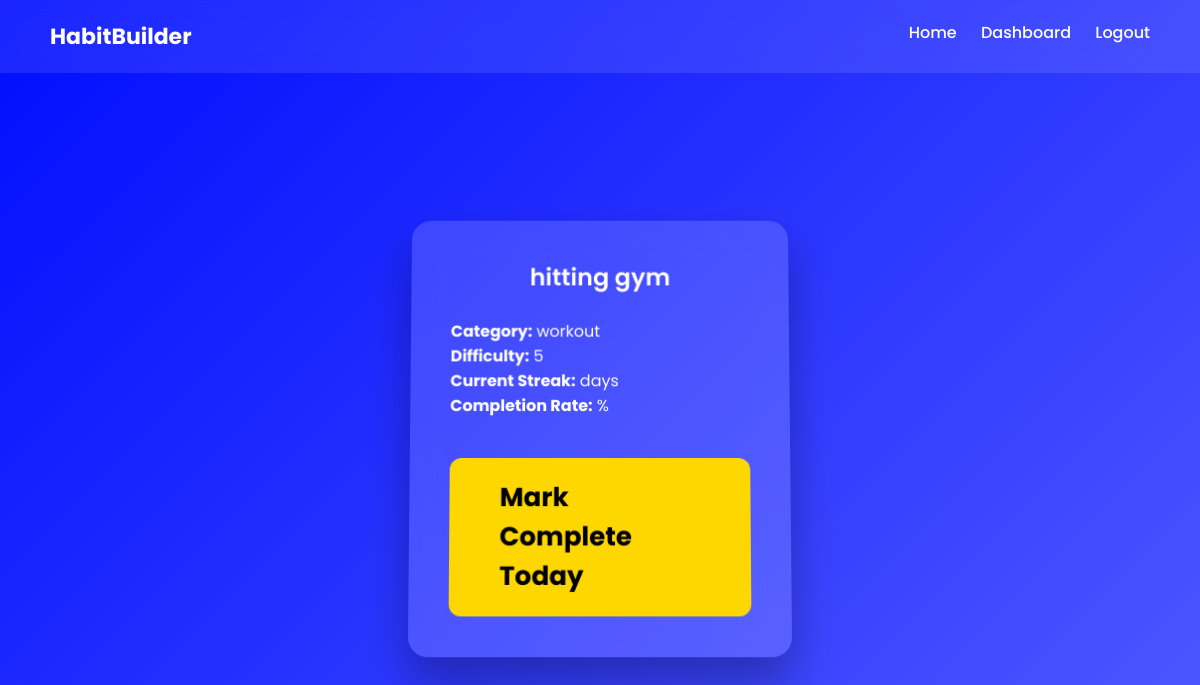
The page /habit/9 (signed in) on the database its author committed.
### tables this page shows
CREATE TABLE habits (
            id INTEGER PRIMARY KEY AUTOINCREMENT,
            user_id INTEGER,
            name TEXT,
            category TEXT,
            difficulty INTEGER
        );

### app.py (the view)
@app.route("/habit/<int:habit_id>")
@login_required
def habit_detail(habit_id):
    conn = get_db()
    habit = conn.execute(
        "SELECT * FROM habits WHERE id = ? AND user_id = ?",
        (habit_id, session["user_id"])
    ).fetchone()
    if not habit:
        conn.close()
        return redirect("/dashboard")
    logs = conn.execute(
        "SELECT * FROM logs WHERE habit_id = ? ORDER BY date DESC",
        (habit_id,)
    ).fetchall()
    conn.close()
    return render_template(
        "habit_detail.html",
        habit=habit,
        logs=logs
    )

### app.py (called while the page is built)
def get_db():
    conn = sqlite3.connect(DATABASE)
    conn.row_factory = sqlite3.Row
    return conn

def login_required(f):
    @wraps(f)
    def decorated_function(*args, **kwargs):
        if "user_id" not in session:
            return redirect("/login")
        return f(*args, **kwargs)
    return decorated_function

### templates/habit_detail.html
{% extends "layout.html" %}
{% block content %}
<div class="card">
    <h2>{{ habit.name }}</h2>
    <p><strong>Category:</strong> {{ habit.category }}</p>
    <p><strong>Difficulty:</strong> {{ habit.difficulty }}</p>
    <p><strong>Current Streak:</strong> {{ streak }} days</p>
    <p><strong>Completion Rate:</strong> {{ completion_rate }}%</p>
    <a href="/complete/{{ habit.id }}" class="big-button">Mark Complete Today</a>
</div>
{% endblock %}

### static/styles.css (style rules this page uses)
* { margin: 0; padding: 0; box-sizing: border-box; }
body { font-family: 'Poppins', sans-serif; height: 100vh; background: linear-gradient(-45deg, #667eea, #764ba2, #6B73FF, #000DFF); background-size: 400% 400%; animation: gradientBG 12s ease infinite; display: flex; flex-direction: column; }
.card { background: rgba(255, 255, 255, 0.15); padding: 40px; width: 380px; border-radius: 20px; backdrop-filter: blur(15px); box-shadow: 0 25px 45px rgba(0,0,0,0.3); color: white; transform: perspective(1000px) rotateX(3deg); transition: 0.4s; }
.card h2 { text-align: center; margin-bottom: 25px; font-weight: 600; }
.big-button { display: inline-block; margin-top: 40px; padding: 20px 50px; font-size: 26px; font-weight: 700; background: #ffd700; color: black; border-radius: 12px; text-decoration: none; transition: 0.3s; }

### rows shown on the page
habits: name "hitting gym", category "workout", difficulty "5"
